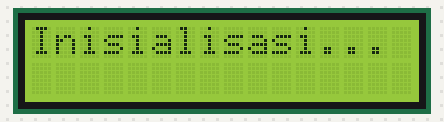
This sketch was run on a simulated ESP32. On the bench: 16×2 character LCD. The local clock reads 2024-03-15 10:24:30 at power-on unless the sketch sets it.

Above: at 0.1 s.
At 1.2 s:
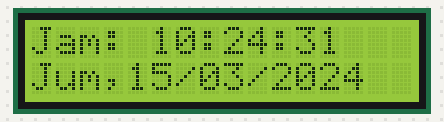
At 10.4 s:
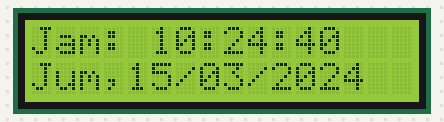
At 19.6 s:
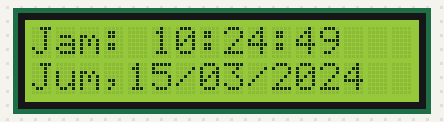
At 28.9 s:
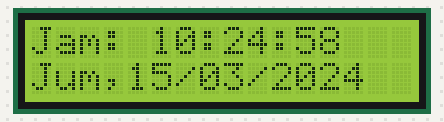
At 38.1 s:
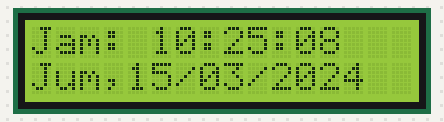

Measured:
- what the display in image 1 shows lasts 1.0 s, from 1.1 s to 2.1 s

The sketch:

sketch.ino
```cpp
#include <Wire.h>
#include <LiquidCrystal_I2C.h>
#include <RTClib.h>

// Inisialisasi LCD pada alamat 0x27 dengan ukuran 16 kolom x 2 baris
LiquidCrystal_I2C lcd(0x27, 16, 2);

// Inisialisasi RTC DS1307
RTC_DS1307 rtc;

// Array untuk nama hari
const char* namaHari[] = {"Min", "Sen", "Sel", "Rab", "Kam", "Jum", "Sab"};

void setup() {
  Serial.begin(115200);

  // Mulai komunikasi I2C dan inisialisasi LCD
  lcd.init();
  lcd.backlight();

  // Menampilkan pesan awal
  lcd.setCursor(0, 0);
  lcd.print("Inisialisasi...");

  // Memulai RTC
  if (!rtc.begin()) {
    Serial.println("RTC tidak ditemukan");
    lcd.clear();
    lcd.setCursor(0, 0);
    lcd.print("RTC Error!");
    while (1); // Berhenti jika RTC tidak ada
  }

  // Jika RTC kehilangan daya (pertama kali dijalankan), atur waktunya
  if (!rtc.isrunning()) {
    Serial.println("RTC belum diatur, mengatur waktu sekarang...");
    // Mengatur RTC ke tanggal & waktu saat kode dikompilasi
    rtc.adjust(DateTime(F(__DATE__), F(__TIME__)));

    // Jika ingin mengatur waktu secara manual, gunakan format ini:
    // rtc.adjust(DateTime(2026, 11, 3, 14, 50, 0)); // Tahun, Bulan, Tanggal, Jam, Menit, Detik
  }

  delay(1000);
  lcd.clear();
}

void loop() {
  // Ambil waktu dari RTC
  DateTime now = rtc.now();

  // Buffer untuk format string
  char timeBuffer[10];
  char dateBuffer[15];

  // Format Jam (HH:MM:SS) menggunakan sprintf agar selalu 2 digit (misal: 09:05:01)
  sprintf(timeBuffer, "%02d:%02d:%02d", now.hour(), now.minute(), now.second());

  // Format Tanggal (DD/MM/YYYY)
  sprintf(dateBuffer, "%s,%02d/%02d/%04d", namaHari[now.dayOfTheWeek()], now.day(), now.month(), now.year());

  // Tampilkan Jam di baris pertama
  lcd.setCursor(0, 0);
  lcd.print("Jam: ");
  lcd.print(timeBuffer);

  // Tampilkan Tanggal di baris kedua
  lcd.setCursor(0, 1);
  lcd.print(dateBuffer);

  // Delay 1 detik
  delay(1000);
}
```
